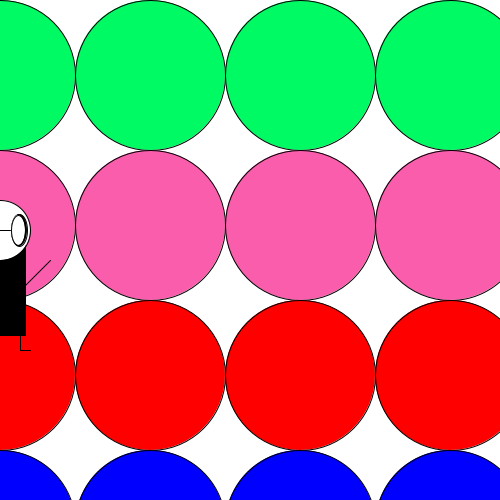
Frame 1 (no input)
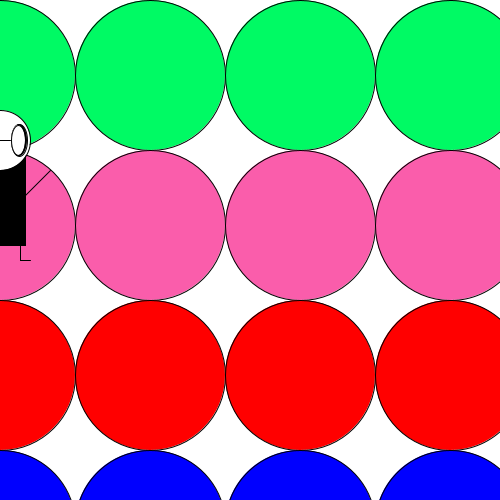
Frame 60 (the mouse pressed at the canvas centre just before this capture)
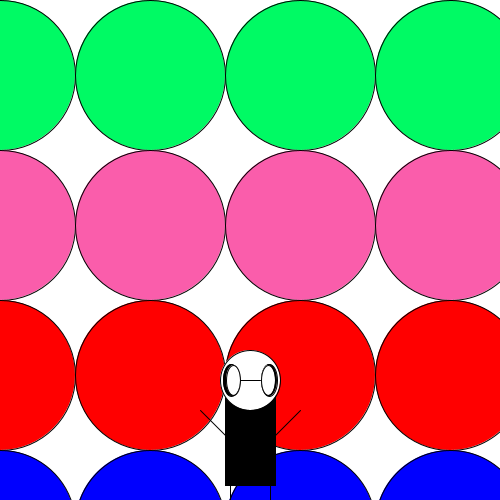
Frame 120 (the mouse held since frame 60 and released just before this capture)

The Processing sketch that drew these frames (run headless with seeded random() and noise(); from frame 60 on, the mouse is pressed at the canvas centre):

// Processing sketch: processing_128457
// ── processing_128457.pde

int monsterX;
int monsterY;

int richting;
int teller;
boolean test;

int y;
int x;
int spatie;
int stop;

void setup() {
  size(500, 500);
  monsterX = 150;
  monsterY = 250;

  test = true;
  richting = 10;
  teller = 0;

  y = 0;
  x = 0;
  spatie = 150;
  stop = 500;
}

void draw() {
  background(255, 255, 255);
  monsterX = mouseX;

  loopRondjes();
  updateX();
  testRand();
  tekenMonster();
}

void loopRondjes() {
  {
    while (x<stop) {
      fill(0, 250, 100);
      ellipse(x, 75, 150, 150);
      x=x+spatie;
    }
    x=0;


    while ( x < stop ) {
      fill(250, 93, 171);
      ellipse(x, 225, 150, 150 ); 
      x = x + spatie;
    }
    x=0;
    while (x<stop) {
      fill(255, 0, 0);
      ellipse(x, 375, 150, 150);
      x=x+spatie;
    }
    x=0;

    while (x<stop) {
      fill(0, 0, 255);
      ellipse(x, 525, 150, 150);
      x=x+spatie;
    }
    x=0;
  }
}
void updateX() {
  monsterY = monsterY + richting;
}
void testRand() {
  if (monsterY > width || monsterY < 0) {
    richting= richting * -1;
    teller = teller +1;
  }
}

void tekenMonster() {
  stroke(0);
  fill(0, 0, 0);
  rectMode(CENTER);
  rect( monsterX, monsterY+25, 50, 100);
  line(monsterX-50, monsterY, monsterX, monsterY+50 ); 
  line(monsterX, monsterY+50, monsterX+50, monsterY );
  fill(255);                
  ellipse(monsterX, monsterY-30, 60, 60);  
  fill(0);                   
  ellipse(monsterX-19, monsterY-30, 16, 32);   
  ellipse(monsterX+19, monsterY-30, 16, 32);
  fill(255, 255, 255);
  ellipse(monsterX-17, monsterY-30, 14, 30);
  ellipse(monsterX+18, monsterY-30, 14, 30);
  line(monsterX-10, monsterY-30, monsterX+10, monsterY-30);
  line(monsterX+20, monsterY+90, monsterX+20, monsterY+75);
  line( monsterX-20, monsterY+90, monsterX-20, monsterY+75);
  line( monsterX+20, monsterY+90, monsterX+30, monsterY+90);
  line( monsterX-20, monsterY+90, monsterX-30, monsterY+90);
}
